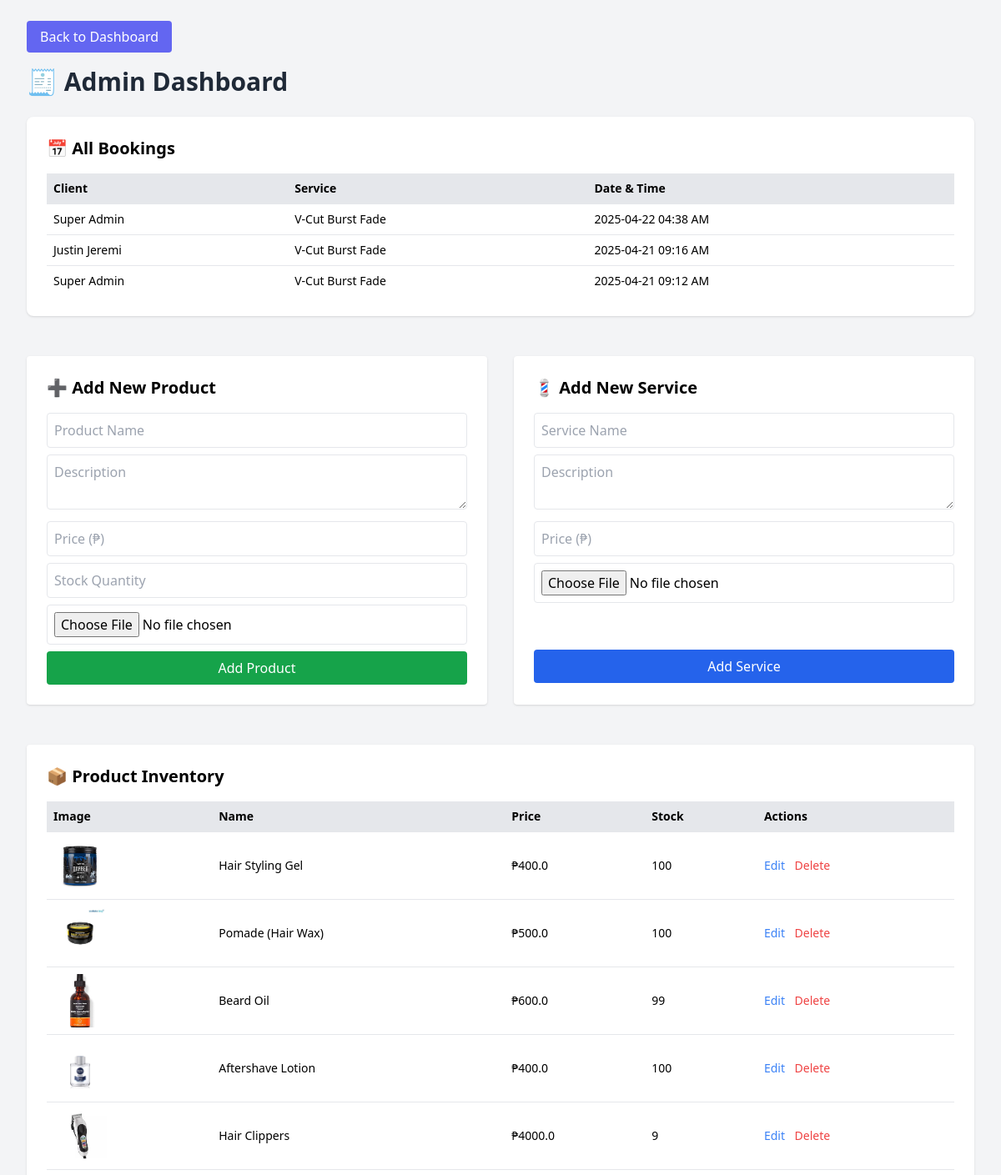
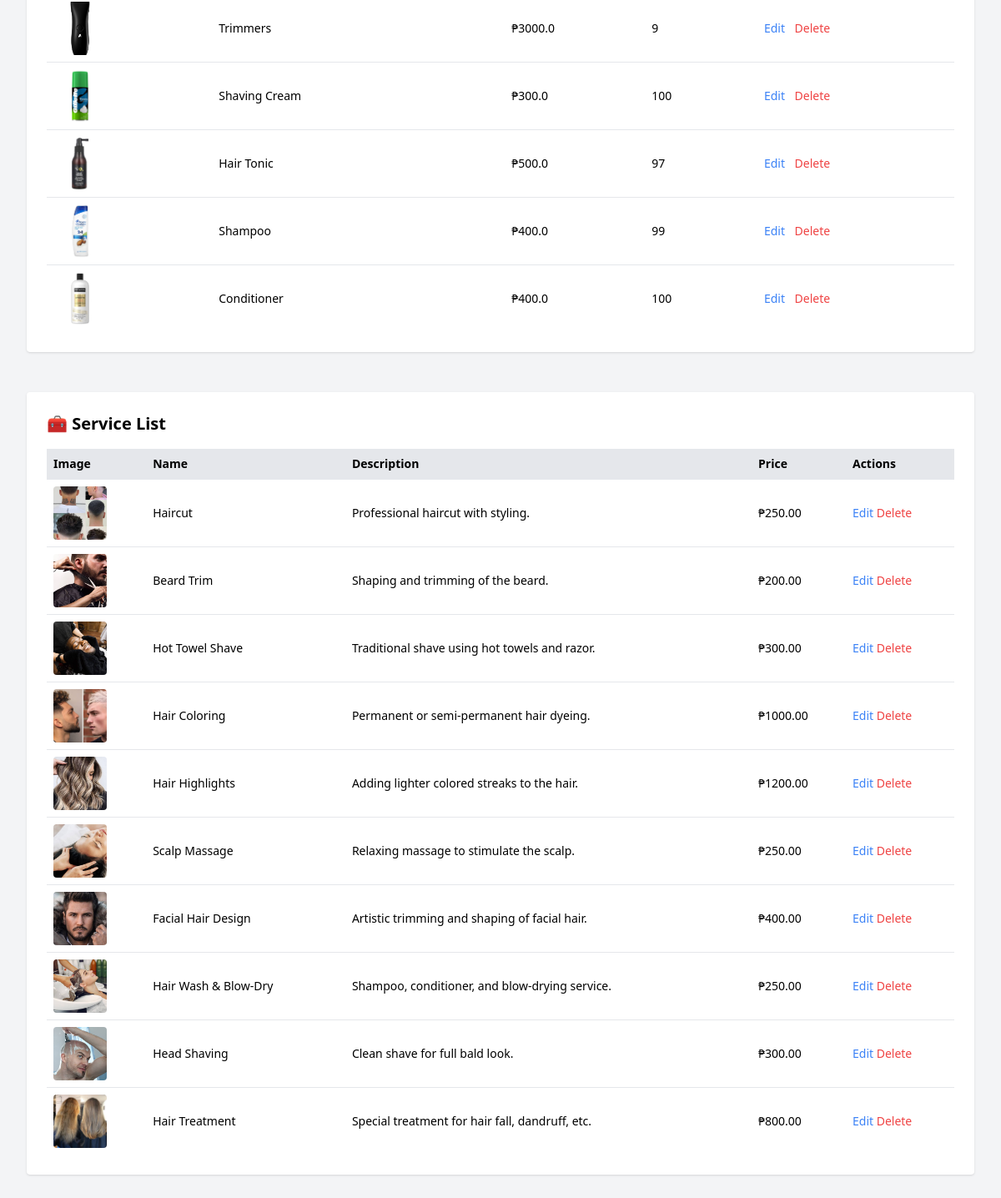
The app's page /admin/dashboard (signed in) with its own data (2 pictures, top to bottom).
### app/models.py (models this page shows, shortened)
class Booking(db.Model):
    id = db.Column(db.Integer, primary_key=True)
    user_id = db.Column(db.Integer, db.ForeignKey('user.id'), nullable=False)
    service = db.Column(db.String(100))  # Name of the service
    date = db.Column(db.String(20))
    time = db.Column(db.String(20))
    order_code = db.Column(db.String(10), unique=True)
    status = db.Column(db.String(20), default='pending')
    timestamp = db.Column(db.DateTime, default=datetime.utcnow)
    payment_status = db.Column(db.String(20), default='unpaid')

class User(UserMixin, db.Model):
    id = db.Column(db.Integer, primary_key=True)
    full_name = db.Column(db.String(150), nullable=False)
    birthdate = db.Column(db.String(20), nullable=False)
    age = db.Column(db.Integer, nullable=False)
    address = db.Column(db.String(200), nullable=False)
    contact = db.Column(db.String(50), nullable=False)
    email = db.Column(db.String(100), unique=True, nullable=False)
    password = db.Column(db.String(200), nullable=False)
    is_admin = db.Column(db.Boolean, default=False)
    bookings = db.relationship('Booking', backref='user', lazy=True)

class Product(db.Model):
    id = db.Column(db.Integer, primary_key=True)
    name = db.Column(db.String(100), nullable=False)
    description = db.Column(db.String(300))
    price = db.Column(db.Float, nullable=False)
    stock = db.Column(db.Integer, nullable=False)
    image = db.Column(db.String(200))  # Path to image file

class Service(db.Model):
    id = db.Column(db.Integer, primary_key=True)
    name = db.Column(db.String(100), nullable=False)
    description = db.Column(db.Text)
    price = db.Column(db.Float, nullable=False)
    image = db.Column(db.String(120))  # Path to uploaded image

### app/routes.py (the view)
@main.route('/admin/dashboard')
@login_required
def admin_dashboard():
    if not current_user.is_admin:
        abort(403)
    bookings = Booking.query.order_by(Booking.timestamp.desc()).all()
    products = Product.query.all()
    services = Service.query.all()
    return render_template('admin_dashboard.html', products=products, bookings=bookings, services=services)

### app/routes.py (called while the page is built)
@login_manager.user_loader
def load_user(user_id):
    return User.query.get(int(user_id))

### app/templates/admin_dashboard.html (shortened to what this page needs)
<!DOCTYPE html>
<html lang="en">
<head>
  <script src="https://cdn.tailwindcss.com"></script>
</head>
<body class="bg-gray-100 min-h-screen p-8">
  <a href="{{ url_for('main.base') }}" class="bg-indigo-500 text-white px-4 py-2 rounded hover:bg-indigo-600 justify-center ">
    Back to Dashboard
  </a>
  <h1 class="text-3xl font-bold text-gray-800 mb-6 mt-6">🧾 Admin Dashboard</h1>
  <div class="bg-white p-6 rounded-lg shadow mb-12">
    <h2 class="text-xl font-bold mb-4">📅 All Bookings</h2>
    <table class="w-full table-auto text-left text-sm">
      <thead class="bg-gray-200">
        <tr>
          <th class="p-2">Client</th>
          <th class="p-2">Service</th>
          <th class="p-2">Date & Time</th>
        </tr>
      </thead>
      <tbody>
        {% for booking in bookings %}
        <tr class="border-t">
          <td class="p-2">{{ booking.user.full_name }}</td>
          <td class="p-2">{{ booking.service }}</td>
          <td class="p-2">{{ booking.timestamp.strftime('%Y-%m-%d %I:%M %p') }}</td>
        </tr>
        {% endfor %}
      </tbody>
    </table>
  </div>
  <div class="grid md:grid-cols-2 gap-8 mb-12">
    <form method="POST" action="{{ url_for('main.add_product') }}" enctype="multipart/form-data" class="bg-white p-6 rounded shadow">
      <h2 class="text-xl font-bold mb-4">➕ Add New Product</h2>
      <input type="text" name="name" placeholder="Product Name" required class="w-full border p-2 rounded mb-2">
      <textarea name="description" placeholder="Description" required class="w-full border p-2 rounded mb-2"></textarea>
      <input type="number" step="0.01" name="price" placeholder="Price (₱)" required class="w-full border p-2 rounded mb-2">
      <input type="number" name="stock" placeholder="Stock Quantity" required class="w-full border p-2 rounded mb-2">
      <input type="file" name="image" accept="image/*" class="w-full border p-2 rounded mb-2">
      <button type="submit" class="bg-green-600 text-white px-4 py-2 rounded hover:bg-green-700 w-full">Add Product</button>
    </form>
    <form action="{{ url_for('main.add_service') }}" method="POST" enctype="multipart/form-data" class="bg-white p-6 rounded shadow">
      <h2 class="text-xl font-bold mb-4">💈 Add New Service</h2>
      <input type="text" name="name" placeholder="Service Name" required class="w-full border p-2 rounded mb-2">
      <textarea name="description" placeholder="Description" required class="w-full border p-2 rounded mb-2"></textarea>
      <input type="number" step="0.01" name="price" placeholder="Price (₱)" required class="w-full border p-2 rounded mb-2">
      <input type="file" name="image" accept="image/*" class="w-full border p-2 rounded mb-2">
      <button type="submit" class="bg-blue-600 text-white px-4 py-2 rounded hover:bg-blue-700 w-full mt-12 ">Add Service</button>
    </form>
  </div>
  <div class="bg-white p-6 rounded shadow mb-12">
    <h2 class="text-xl font-bold mb-4">📦 Product Inventory</h2>
    <table class="w-full table-auto text-left text-sm">
      <thead class="bg-gray-200">
        <tr>
          <th class="p-2">Image</th>
          <th class="p-2">Name</th>
          <th class="p-2">Price</th>
          <th class="p-2">Stock</th>
          <th class="p-2">Actions</th>
        </tr>
      </thead>
      <tbody>
        {% for product in products %}
        <tr class="border-t">
          <td class="p-2">
            {% if product.image %}
              <img src="{{ url_for('static', filename='uploads/products/' + product.image) }}" class="h-16 w-16 object-cover rounded">
            {% else %}
              <span class="text-gray-500">No image</span>
            {% endif %}
          </td>
          <td class="p-2">{{ product.name }}</td>
          <td class="p-2">₱{{ product.price }}</td>
          <td class="p-2">{{ product.stock }}</td>
          <td class="p-2">
            <a href="{{ url_for('main.edit_product', product_id=product.id) }}" class="text-blue-500 hover:underline mr-2">Edit</a>
<form method="POST" action="{{ url_for('main.delete_product', product_id=product.id) }}" class="inline">
  <button type="submit" onclick="return confirm('Are you sure you want to delete this product?')" class="text-red-500 hover:underline">
    Delete
  </button>
</form>
          </td>
        </tr>
        {% endfor %}
      </tbody>
    </table>
  </div>
  <div class="bg-white p-6 rounded shadow">
    <h2 class="text-xl font-bold mb-4">🧰 Service List</h2>
    <table class="w-full table-auto text-left text-sm">
      <thead class="bg-gray-200">
        <tr>
          <th class="p-2">Image</th>
          <th class="p-2">Name</th>
          <th class="p-2">Description</th>
          <th class="p-2">Price</th>
          <th class="p-2">Actions</th>
        </tr>
      </thead>
      <tbody>
        {% for service in services %}
        <tr class="border-t">
          <td class="p-2">
            {% if service.image %}
              <img src="{{ url_for('static', filename='uploads/services/' + service.image) }}" class="h-16 w-16 object-cover rounded">
            {% else %}
              <span class="text-gray-500">No image</span>
            {% endif %}
          </td>
          <td class="p-2">{{ service.name }}</td>
          <td class="p-2">{{ service.description }}</td>
          <td class="p-2">₱{{ "%.2f"|format(service.price) }}</td>
          <td class="p-2">
            <a href="{{ url_for('main.edit_service', id=service.id) }}" class="text-blue-500 hover:underline">Edit</a>
            <form method="POST" action="{{ url_for('main.delete_service', id=service.id) }}" class="inline">
              <button onclick="return confirm('Delete this service?')" class="text-red-500 hover:underline">Delete</button>
            </form>
          </td>
        </tr>
        {% endfor %}
      </tbody>
    </table>
  </div>
</body>
</html>

### records on screen
Booking: user.full_name "Super Admin", service "V-Cut Burst Fade", timestamp "2025-04-22 04:38 AM"
Booking: user.full_name "Justin Jeremi", service "V-Cut Burst Fade", timestamp "2025-04-21 09:16 AM"
Booking: user.full_name "Super Admin", service "V-Cut Burst Fade", timestamp "2025-04-21 09:12 AM"
Product: image (picture), name "Hair Styling Gel", price "400.0", stock "100"
Product: image (picture), name "Pomade (Hair Wax)", price "500.0", stock "100"
Product: image (picture), name "Beard Oil", price "600.0", stock "99"
Product: image (picture), name "Aftershave Lotion", price "400.0", stock "100"
Product: image (picture), name "Hair Clippers", price "4000.0", stock "9"
Product: image (picture), name "Trimmers", price "3000.0", stock "9"
Product: image (picture), name "Shaving Cream", price "300.0", stock "100"
Product: image (picture), name "Hair Tonic", price "500.0", stock "97"
Product: image (picture), name "Shampoo", price "400.0", stock "99"
Product: image (picture), name "Conditioner", price "400.0", stock "100"
Service: image (picture), name "Haircut", description "Professional haircut with styling.", price "250.00"
Service: image (picture), name "Beard Trim", description "Shaping and trimming of the beard.", price "200.00"
Service: image (picture), name "Hot Towel Shave", description "Traditional shave using hot towels and razor.", price "300.00"
Service: image (picture), name "Hair Coloring", description "Permanent or semi-permanent hair dyeing.", price "1000.00"
Service: image (picture), name "Hair Highlights", description "Adding lighter colored streaks to the hair.", price "1200.00"
Service: image (picture), name "Scalp Massage", description "Relaxing massage to stimulate the scalp.", price "250.00"
Service: image (picture), name "Facial Hair Design", description "Artistic trimming and shaping of facial hair.", price "400.00"
Service: image (picture), name "Hair Wash & Blow-Dry", description "Shampoo, conditioner, and blow-drying service.", price "250.00"
Service: image (picture), name "Head Shaving", description "Clean shave for full bald look.", price "300.00"
Service: image (picture), name "Hair Treatment", description "Special treatment for hair fall, dandruff, etc.", price "800.00"
